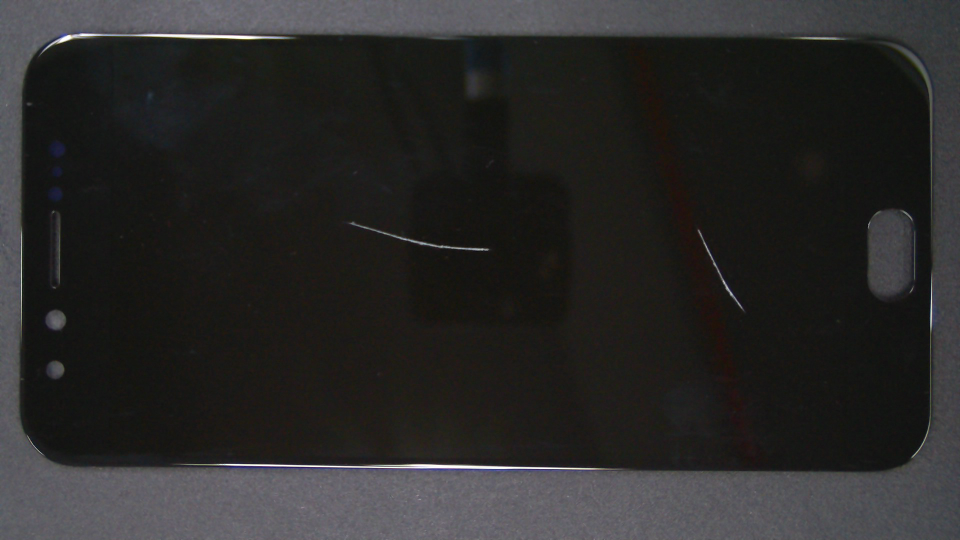
#> input picture ai_server/Scr_0008.png, 1920 x 1080 px (shown at 1/2 size)
$ python -i server.py   (imports and definitions only)
#> lines starting #> are read from the running program, lines starting #| are printed output that depends on the picture
import cv2
import numpy as np
import matplotlib.pyplot as plt
from ultralytics import YOLO

# [1 line that did not run here, left out]
# [1 line that did not run here, left out]

# 이미지 리사이징을 위함
# 추후 최적의 리사이징 크기 찾을시 변경 가능
img_size = 640

# 이미지 분석 코드
# 이미지 분석 코드 -> image file path 혹은 image file 자체를 받는 것을 생각

# segment 활용하여 area 크기 구하는 코드입니다
def predict_image_segment(image_path):
#> called with image_path = 'Scr_0008.png'
    predict_image = cv2.imread(image_path)
#> predict_image is the input picture: shape (1080, 1920, 3); mean B, G, R 40.5, 41.1, 41.8

    resized_pred_img = image_resize(img_size, predict_image)

    results = model_segment(resized_pred_img, task='segment')

    created_img, pred_result = create_segement_area(results, resized_pred_img)

    # [9 lines of commented-out code are left out]
    print(f'Predict result : {pred_result}')

# 이미지 리사이징 코드
def image_resize(size, img):
#> called with size = 640
    width = size
    height = int(size * (1080/1920))

    # opencv 활용 이미지 변환
    resized_img = cv2.resize(img, (width, height))
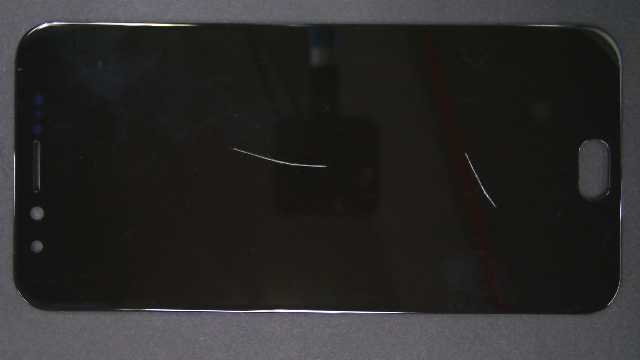
#> resized_img: shape (360, 640, 3); mean B, G, R 40.5, 41.1, 41.8

    resized_img = cv2.cvtColor(resized_img, cv2.COLOR_BGR2RGB)

    return resized_img


# segment를 통해 얻어낸 영역을 구하는 코드
# [95 lines left out: functions create_segement_area, predict_image_box, create_bounding_box, not called in this run]


# 임시 테스트용
# predict_image_box('Scr_0008.png')
# predict_image_segment('Scr_0008.png')

#> (the run stopped early here; a loop or call above may not have finished)
